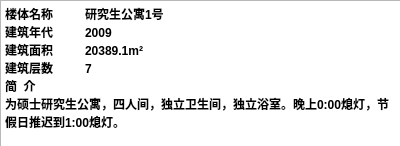
<?xml version="1.0" encoding="UTF-8"?>
<ui version="4.0">
 <class>a60yanyi</class>
 <widget class="QDialog" name="a60yanyi">
  <property name="geometry">
   <rect>
    <x>0</x>
    <y>0</y>
    <width>400</width>
    <height>146</height>
   </rect>
  </property>
  <property name="windowTitle">
   <string>Dialog</string>
  </property>
  <widget class="QTextBrowser" name="textBrowser_3">
   <property name="geometry">
    <rect>
     <x>0</x>
     <y>0</y>
     <width>401</width>
     <height>151</height>
    </rect>
   </property>
   <property name="html">
    <string>&lt;!DOCTYPE HTML PUBLIC &quot;-//W3C//DTD HTML 4.0//EN&quot; &quot;http://www.w3.org/TR/REC-html40/strict.dtd&quot;&gt;
&lt;html&gt;&lt;head&gt;&lt;meta name=&quot;qrichtext&quot; content=&quot;1&quot; /&gt;&lt;style type=&quot;text/css&quot;&gt;
p, li { white-space: pre-wrap; }
&lt;/style&gt;&lt;/head&gt;&lt;body style=&quot; font-family:'SimSun'; font-size:9pt; font-weight:400; font-style:normal;&quot;&gt;
&lt;p style=&quot; margin-top:0px; margin-bottom:0px; margin-left:0px; margin-right:0px; -qt-block-indent:0; text-indent:0px;&quot;&gt;&lt;span style=&quot; font-weight:600;&quot;&gt;楼体名称	研究生公寓1号&lt;/span&gt;&lt;/p&gt;
&lt;p style=&quot; margin-top:0px; margin-bottom:0px; margin-left:0px; margin-right:0px; -qt-block-indent:0; text-indent:0px;&quot;&gt;&lt;span style=&quot; font-weight:600;&quot;&gt;建筑年代	2009&lt;/span&gt;&lt;/p&gt;
&lt;p style=&quot; margin-top:0px; margin-bottom:0px; margin-left:0px; margin-right:0px; -qt-block-indent:0; text-indent:0px;&quot;&gt;&lt;span style=&quot; font-weight:600;&quot;&gt;建筑面积	20389.1m²	&lt;/span&gt;&lt;/p&gt;
&lt;p style=&quot; margin-top:0px; margin-bottom:0px; margin-left:0px; margin-right:0px; -qt-block-indent:0; text-indent:0px;&quot;&gt;&lt;span style=&quot; font-weight:600;&quot;&gt;建筑层数	7&lt;/span&gt;&lt;/p&gt;
&lt;p style=&quot; margin-top:0px; margin-bottom:0px; margin-left:0px; margin-right:0px; -qt-block-indent:0; text-indent:0px;&quot;&gt;&lt;span style=&quot; font-weight:600;&quot;&gt;简  介	&lt;/span&gt;&lt;/p&gt;
&lt;p style=&quot; margin-top:0px; margin-bottom:0px; margin-left:0px; margin-right:0px; -qt-block-indent:0; text-indent:0px;&quot;&gt;&lt;span style=&quot; font-weight:600;&quot;&gt;为硕士研究生公寓，四人间，独立卫生间，独立浴室。晚上0:00熄灯，节假日推迟到1:00熄灯。&lt;/span&gt;&lt;/p&gt;&lt;/body&gt;&lt;/html&gt;</string>
   </property>
  </widget>
 </widget>
 <resources/>
 <connections/>
</ui>
